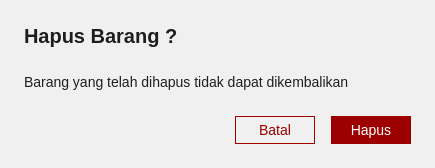
<?xml version="1.0" encoding="UTF-8"?>
<ui version="4.0">
 <class>dialog</class>
 <widget class="QDialog" name="dialog">
  <property name="geometry">
   <rect>
    <x>0</x>
    <y>0</y>
    <width>435</width>
    <height>168</height>
   </rect>
  </property>
  <property name="windowTitle">
   <string>Konfirmasi Penghapusan</string>
  </property>
  <property name="styleSheet">
   <string notr="true">#background {
	background-color: rgb(240, 240, 240);
}

#title {
	color: rgb(30, 30, 30);
	font-size: 20px;
	font-weight: bold;
}

#text {
	color: rgb(30, 30, 30);
	font-size: 14px;
}

#batal_btn {
	padding: 5px 0;
	font-size: 14px;
	color: rgb(156, 0, 0);
	background-color: transparent;
	border: 1px solid  rgb(156, 0, 0);
}

#batal_btn:hover {
	background-color: rgb(215, 215, 215);
}

#hapus_btn {
	padding: 5px 0;
	font-size: 14px;
	color: rgb(255, 255, 255);
	background-color: rgb(156, 0, 0);
	border: 1px solid  rgb(156, 0, 0);
}

#hapus_btn:hover {
	background-color: rgb(120, 0, 0);
}</string>
  </property>
  <layout class="QGridLayout" name="gridLayout_2">
   <property name="leftMargin">
    <number>0</number>
   </property>
   <property name="topMargin">
    <number>0</number>
   </property>
   <property name="rightMargin">
    <number>0</number>
   </property>
   <property name="bottomMargin">
    <number>0</number>
   </property>
   <property name="horizontalSpacing">
    <number>0</number>
   </property>
   <item row="1" column="0">
    <widget class="QWidget" name="background" native="true">
     <layout class="QGridLayout" name="gridLayout_3">
      <property name="leftMargin">
       <number>0</number>
      </property>
      <property name="topMargin">
       <number>0</number>
      </property>
      <property name="rightMargin">
       <number>0</number>
      </property>
      <property name="bottomMargin">
       <number>0</number>
      </property>
      <property name="spacing">
       <number>0</number>
      </property>
      <item row="0" column="0">
       <layout class="QVBoxLayout" name="layout">
        <property name="spacing">
         <number>24</number>
        </property>
        <property name="leftMargin">
         <number>24</number>
        </property>
        <property name="topMargin">
         <number>24</number>
        </property>
        <property name="rightMargin">
         <number>24</number>
        </property>
        <property name="bottomMargin">
         <number>24</number>
        </property>
        <item>
         <widget class="QLabel" name="title">
          <property name="text">
           <string>Hapus Barang ?</string>
          </property>
         </widget>
        </item>
        <item>
         <widget class="QLabel" name="text">
          <property name="text">
           <string>Barang yang telah dihapus tidak dapat dikembalikan</string>
          </property>
         </widget>
        </item>
        <item>
         <layout class="QHBoxLayout" name="horizontalLayout_2">
          <property name="spacing">
           <number>16</number>
          </property>
          <item>
           <spacer name="horizontalSpacer">
            <property name="orientation">
             <enum>Qt::Horizontal</enum>
            </property>
            <property name="sizeHint" stdset="0">
             <size>
              <width>40</width>
              <height>20</height>
             </size>
            </property>
           </spacer>
          </item>
          <item>
           <widget class="QPushButton" name="batal_btn">
            <property name="minimumSize">
             <size>
              <width>80</width>
              <height>0</height>
             </size>
            </property>
            <property name="maximumSize">
             <size>
              <width>80</width>
              <height>16777215</height>
             </size>
            </property>
            <property name="cursor">
             <cursorShape>PointingHandCursor</cursorShape>
            </property>
            <property name="text">
             <string>Batal</string>
            </property>
           </widget>
          </item>
          <item>
           <widget class="QPushButton" name="hapus_btn">
            <property name="minimumSize">
             <size>
              <width>80</width>
              <height>0</height>
             </size>
            </property>
            <property name="maximumSize">
             <size>
              <width>80</width>
              <height>16777215</height>
             </size>
            </property>
            <property name="cursor">
             <cursorShape>PointingHandCursor</cursorShape>
            </property>
            <property name="text">
             <string>Hapus</string>
            </property>
           </widget>
          </item>
         </layout>
        </item>
       </layout>
      </item>
     </layout>
    </widget>
   </item>
  </layout>
 </widget>
 <resources/>
 <connections/>
</ui>
